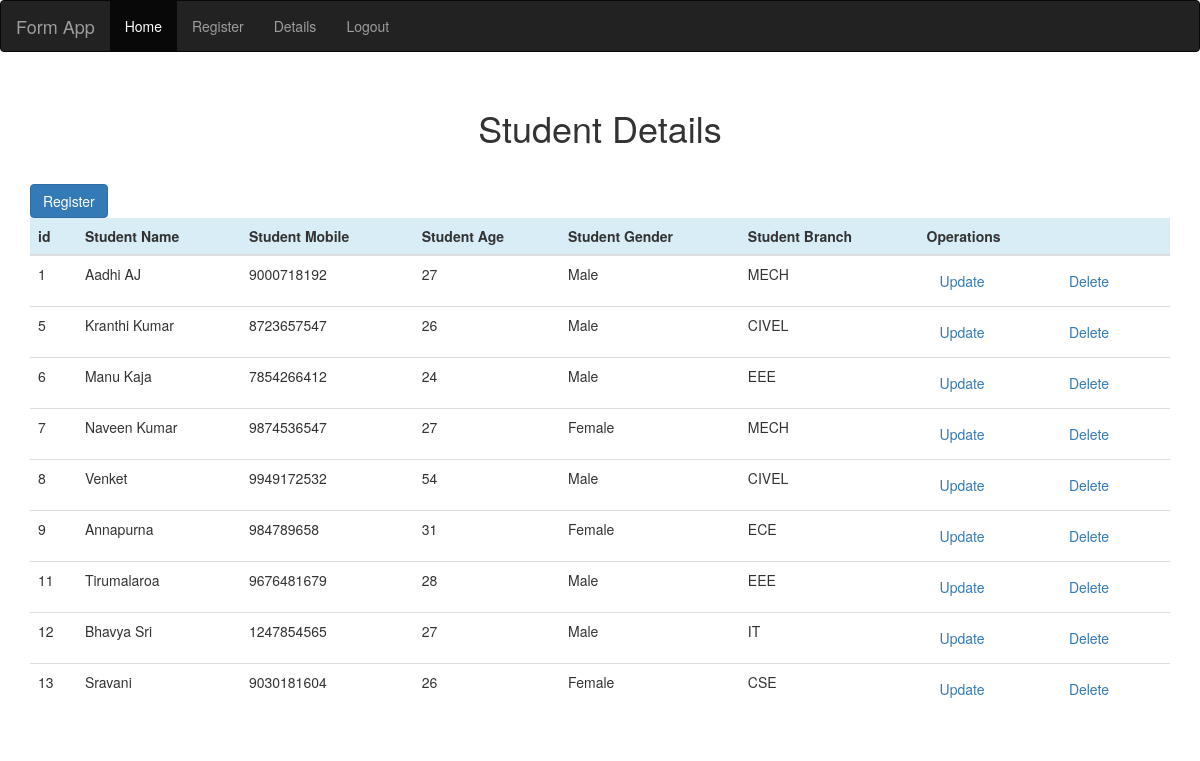
Screenshot of /formapp/details/ with the database file from the repository.
### formapp/models.py (models this page shows)
class Register(models.Model):
    genders = [('Female','Female'),
               ('Male','Male')
    ]
    branches = [('Select','Select'),('CSE','CSE'),('MECH','MECH'),('CIVEL','CIVEL'),('ECE','ECE'),('EEE','EEE'),('IT','IT')]
    names = models.CharField(max_length=30)
    mobile_no = models.CharField(max_length=10)
    age = models.IntegerField()
    gender = models.CharField(max_length=10, choices=genders, null=True)
    branch = models.CharField(max_length=10, choices=branches, null=True)

### formapp/views.py (the view)
# urls.py: path('details/', views.details, name="details"),
def details(request):
    data = Register.objects.all()
    return render(request,'myapp/details.html',{'data': data})

### templates/myapp/details.html (shortened to what this page needs)
<!DOCTYPE html>
<html>
<head>
  <link rel="stylesheet" href="https://maxcdn.bootstrapcdn.com/bootstrap/3.4.1/css/bootstrap.min.css">
</head>
<body>
  <nav class="navbar navbar-inverse">
    <div class="container-fluid">
      <div class="navbar-header">
        <a class="navbar-brand" href="#">Form App</a>
      </div>
      <ul class="nav navbar-nav">
        <li class="active"><a href="#">Home</a></li>
        <li><a href="{% url 'register' %}">Register</a></li>
        <li><a href="{% url 'details' %}">Details</a></li>
        <li><a href="#">Logout</a></li>
      </ul>
    </div>
  </nav>
<form action="/action_page.php">
  <div class="container mt-5">
    <h1 class="alert alert-primary text-center">Student Details</h1>
    <p href="{% url 'register' %}" class="btn btn-primary btn-md float-md-right">Register</p>
    <table class="table table-hover">
      <thead class="bg-info text-center text-white">
          <th> id</th>
          <th>Student Name</th>
          <th>Student Mobile</th>
          <th>Student Age</th>
          <th>Student Gender</th>
          <th>Student Branch</th>
          <th colspan="2">Operations</th>
      </thead>
      <tbody>
          {% for i in data%}
          <tr>
              <td>{{i.id}}</td>
              <td>{{i.names}}</td>
              <td>{{i.mobile_no}}</td>
              <td>{{i.age}}</td>
              <td>{{i.gender}}</td>
              <td>{{i.branch}}</td>
              <td><a href="{% url 'replace' i.id %}"class="btn btn-outline-success">Update</a></td>
              <td><a href="{% url 'dell' i.id %}"class="btn btn-outline-success">Delete</a></td>
          </tr>
          {% endfor %}
      </tbody>
  </table>
</div>
</body>
</html>

### rows the page displays
Register: id "1", names "Aadhi AJ", mobile_no "9000718192", age "27", gender "Male", branch "MECH"
Register: id "5", names "Kranthi Kumar", mobile_no "8723657547", age "26", gender "Male", branch "CIVEL"
Register: id "6", names "Manu Kaja", mobile_no "7854266412", age "24", gender "Male", branch "EEE"
Register: id "7", names "Naveen Kumar", mobile_no "9874536547", age "27", gender "Female", branch "MECH"
Register: id "8", names "Venket", mobile_no "9949172532", age "54", gender "Male", branch "CIVEL"
Register: id "9", names "Annapurna", mobile_no "984789658", age "31", gender "Female", branch "ECE"
Register: id "11", names "Tirumalaroa", mobile_no "9676481679", age "28", gender "Male", branch "EEE"
Register: id "12", names "Bhavya Sri", mobile_no "1247854565", age "27", gender "Male", branch "IT"
Register: id "13", names "Sravani", mobile_no "9030181604", age "26", gender "Female", branch "CSE"
